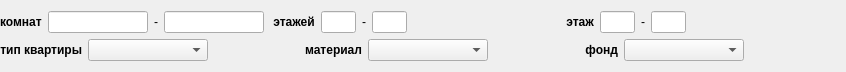
<?xml version="1.0" encoding="UTF-8"?>
<ui version="4.0">
 <class>FindTypeApartment</class>
 <widget class="QWidget" name="FindTypeApartment">
  <property name="geometry">
   <rect>
    <x>0</x>
    <y>0</y>
    <width>846</width>
    <height>71</height>
   </rect>
  </property>
  <property name="windowTitle">
   <string>Form</string>
  </property>
  <layout class="QVBoxLayout" name="verticalLayout">
   <property name="leftMargin">
    <number>0</number>
   </property>
   <item>
    <layout class="QHBoxLayout" name="horizontalLayout">
     <item>
      <widget class="QLabel" name="label">
       <property name="font">
        <font>
         <weight>75</weight>
         <bold>true</bold>
        </font>
       </property>
       <property name="text">
        <string>комнат</string>
       </property>
      </widget>
     </item>
     <item>
      <widget class="QLineEdit" name="mpMinRoom">
       <property name="minimumSize">
        <size>
         <width>100</width>
         <height>0</height>
        </size>
       </property>
       <property name="maximumSize">
        <size>
         <width>100</width>
         <height>16777215</height>
        </size>
       </property>
      </widget>
     </item>
     <item>
      <widget class="QLabel" name="label_2">
       <property name="text">
        <string>-</string>
       </property>
      </widget>
     </item>
     <item>
      <widget class="QLineEdit" name="mpMaxRoom">
       <property name="minimumSize">
        <size>
         <width>100</width>
         <height>0</height>
        </size>
       </property>
       <property name="maximumSize">
        <size>
         <width>100</width>
         <height>16777215</height>
        </size>
       </property>
      </widget>
     </item>
     <item>
      <widget class="QLabel" name="label_3">
       <property name="font">
        <font>
         <weight>75</weight>
         <bold>true</bold>
        </font>
       </property>
       <property name="text">
        <string> этажей</string>
       </property>
      </widget>
     </item>
     <item>
      <widget class="QLineEdit" name="mpMinLevels">
       <property name="minimumSize">
        <size>
         <width>35</width>
         <height>0</height>
        </size>
       </property>
       <property name="maximumSize">
        <size>
         <width>35</width>
         <height>16777215</height>
        </size>
       </property>
      </widget>
     </item>
     <item>
      <widget class="QLabel" name="label_4">
       <property name="text">
        <string>-</string>
       </property>
      </widget>
     </item>
     <item>
      <widget class="QLineEdit" name="mpMaxLevels">
       <property name="minimumSize">
        <size>
         <width>35</width>
         <height>0</height>
        </size>
       </property>
       <property name="maximumSize">
        <size>
         <width>35</width>
         <height>16777215</height>
        </size>
       </property>
      </widget>
     </item>
     <item>
      <spacer name="horizontalSpacer_2">
       <property name="orientation">
        <enum>Qt::Horizontal</enum>
       </property>
       <property name="sizeHint" stdset="0">
        <size>
         <width>40</width>
         <height>20</height>
        </size>
       </property>
      </spacer>
     </item>
     <item>
      <widget class="QLabel" name="label_5">
       <property name="font">
        <font>
         <weight>75</weight>
         <bold>true</bold>
        </font>
       </property>
       <property name="text">
        <string> этаж</string>
       </property>
      </widget>
     </item>
     <item>
      <widget class="QLineEdit" name="mpMinLevel">
       <property name="minimumSize">
        <size>
         <width>35</width>
         <height>0</height>
        </size>
       </property>
       <property name="maximumSize">
        <size>
         <width>35</width>
         <height>16777215</height>
        </size>
       </property>
      </widget>
     </item>
     <item>
      <widget class="QLabel" name="label_6">
       <property name="text">
        <string>-</string>
       </property>
      </widget>
     </item>
     <item>
      <widget class="QLineEdit" name="mpMaxLevel">
       <property name="minimumSize">
        <size>
         <width>35</width>
         <height>0</height>
        </size>
       </property>
       <property name="maximumSize">
        <size>
         <width>35</width>
         <height>16777215</height>
        </size>
       </property>
      </widget>
     </item>
     <item>
      <spacer name="horizontalSpacer_8">
       <property name="orientation">
        <enum>Qt::Horizontal</enum>
       </property>
       <property name="sizeHint" stdset="0">
        <size>
         <width>40</width>
         <height>20</height>
        </size>
       </property>
      </spacer>
     </item>
    </layout>
   </item>
   <item>
    <layout class="QHBoxLayout" name="horizontalLayout_2">
     <item>
      <widget class="QLabel" name="label_7">
       <property name="font">
        <font>
         <weight>75</weight>
         <bold>true</bold>
        </font>
       </property>
       <property name="text">
        <string>тип квартиры</string>
       </property>
       <property name="alignment">
        <set>Qt::AlignRight|Qt::AlignTrailing|Qt::AlignVCenter</set>
       </property>
      </widget>
     </item>
     <item>
      <widget class="QComboBox" name="mpApartment">
       <property name="minimumSize">
        <size>
         <width>120</width>
         <height>0</height>
        </size>
       </property>
      </widget>
     </item>
     <item>
      <spacer name="horizontalSpacer_3">
       <property name="orientation">
        <enum>Qt::Horizontal</enum>
       </property>
       <property name="sizeHint" stdset="0">
        <size>
         <width>40</width>
         <height>20</height>
        </size>
       </property>
      </spacer>
     </item>
     <item>
      <widget class="QLabel" name="label_8">
       <property name="font">
        <font>
         <weight>75</weight>
         <bold>true</bold>
        </font>
       </property>
       <property name="text">
        <string>материал</string>
       </property>
       <property name="alignment">
        <set>Qt::AlignRight|Qt::AlignTrailing|Qt::AlignVCenter</set>
       </property>
      </widget>
     </item>
     <item>
      <widget class="QComboBox" name="mpMaterial">
       <property name="minimumSize">
        <size>
         <width>120</width>
         <height>0</height>
        </size>
       </property>
      </widget>
     </item>
     <item>
      <spacer name="horizontalSpacer_4">
       <property name="orientation">
        <enum>Qt::Horizontal</enum>
       </property>
       <property name="sizeHint" stdset="0">
        <size>
         <width>40</width>
         <height>20</height>
        </size>
       </property>
      </spacer>
     </item>
     <item>
      <widget class="QLabel" name="label_9">
       <property name="font">
        <font>
         <weight>75</weight>
         <bold>true</bold>
        </font>
       </property>
       <property name="text">
        <string>фонд</string>
       </property>
       <property name="alignment">
        <set>Qt::AlignRight|Qt::AlignTrailing|Qt::AlignVCenter</set>
       </property>
      </widget>
     </item>
     <item>
      <widget class="QComboBox" name="mpFund">
       <property name="minimumSize">
        <size>
         <width>120</width>
         <height>0</height>
        </size>
       </property>
      </widget>
     </item>
     <item>
      <spacer name="horizontalSpacer_7">
       <property name="orientation">
        <enum>Qt::Horizontal</enum>
       </property>
       <property name="sizeHint" stdset="0">
        <size>
         <width>40</width>
         <height>20</height>
        </size>
       </property>
      </spacer>
     </item>
    </layout>
   </item>
  </layout>
 </widget>
 <resources/>
 <connections/>
</ui>
